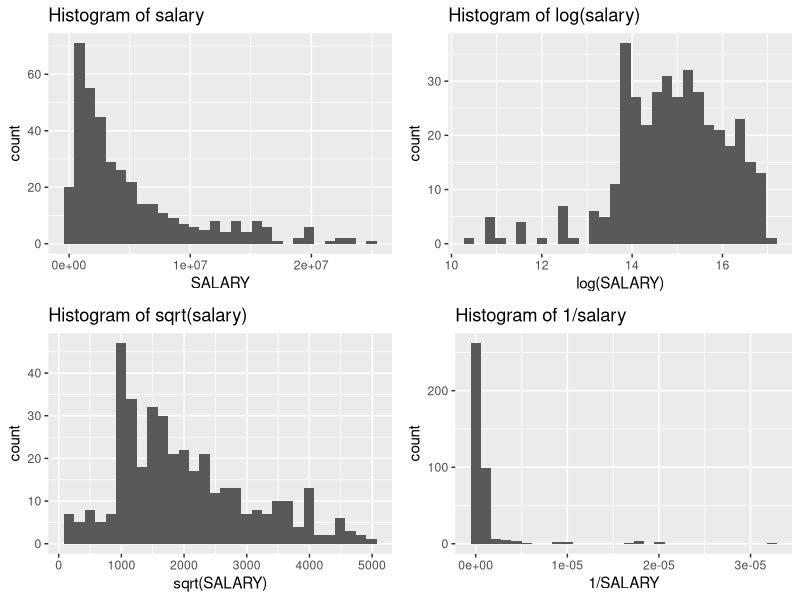
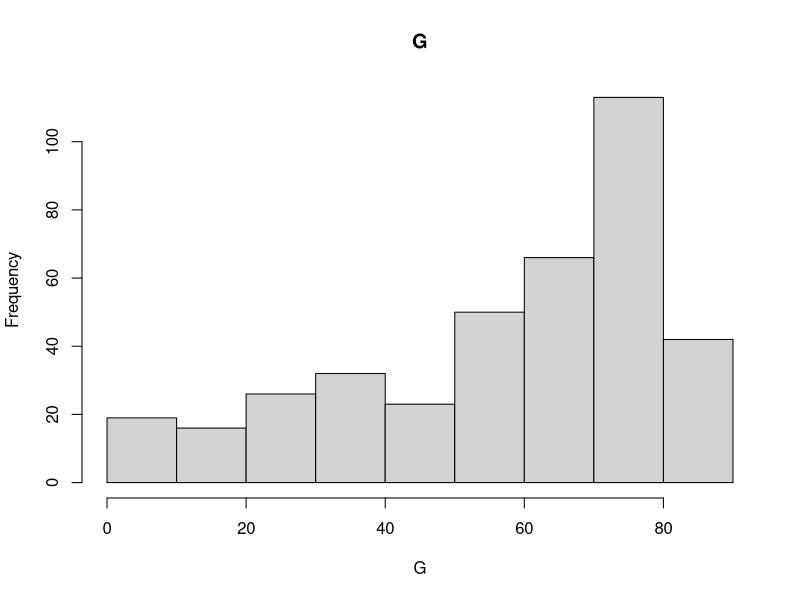
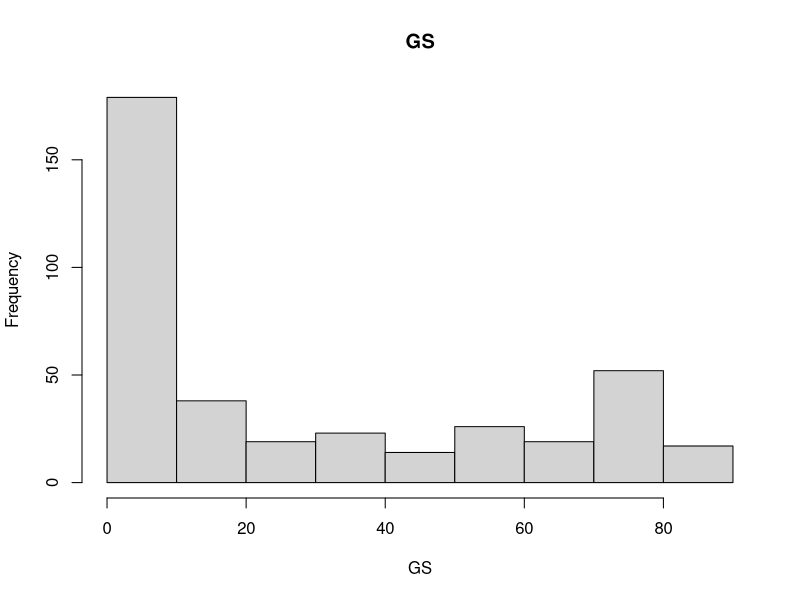
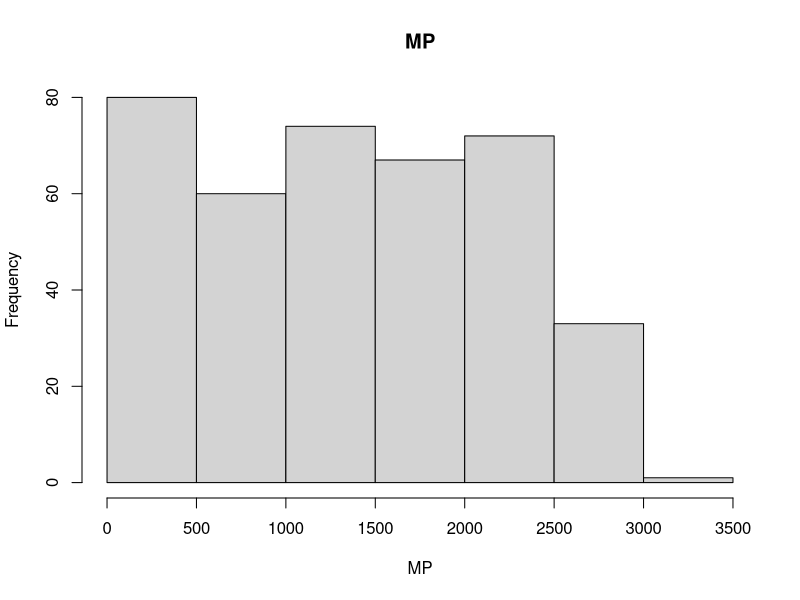
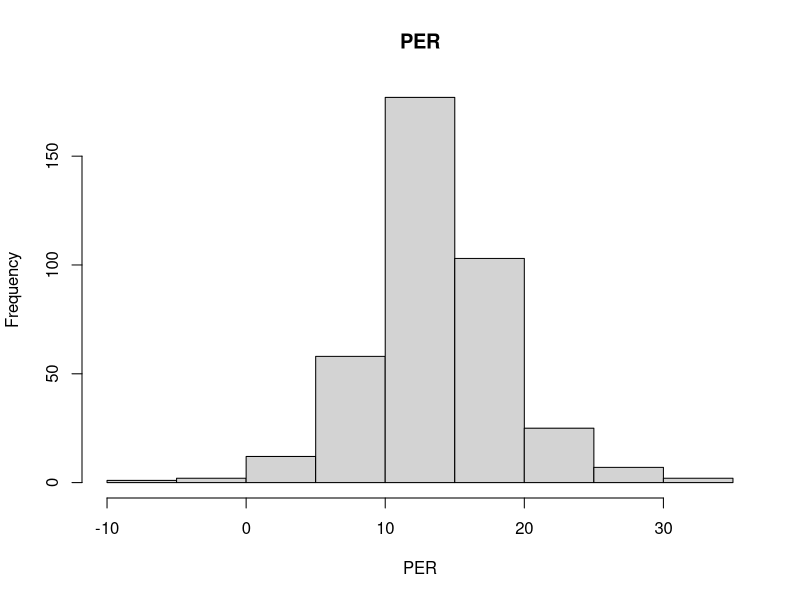
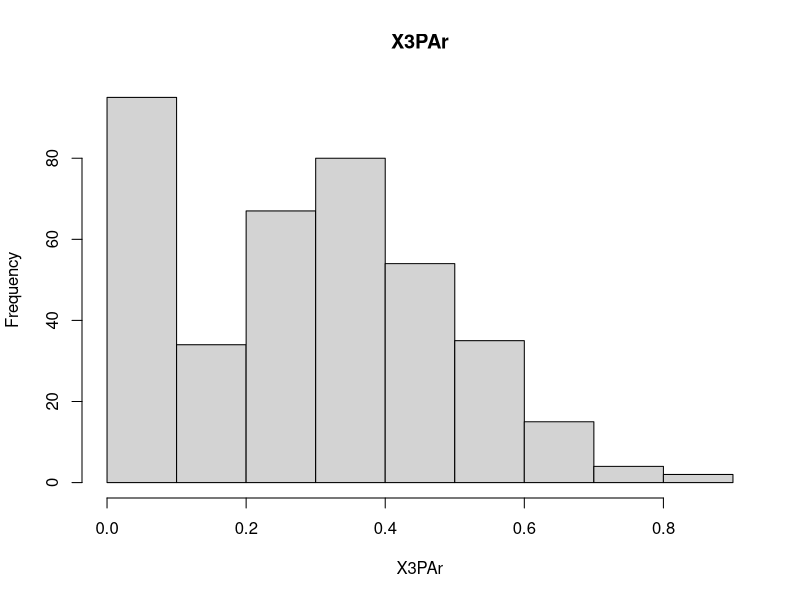
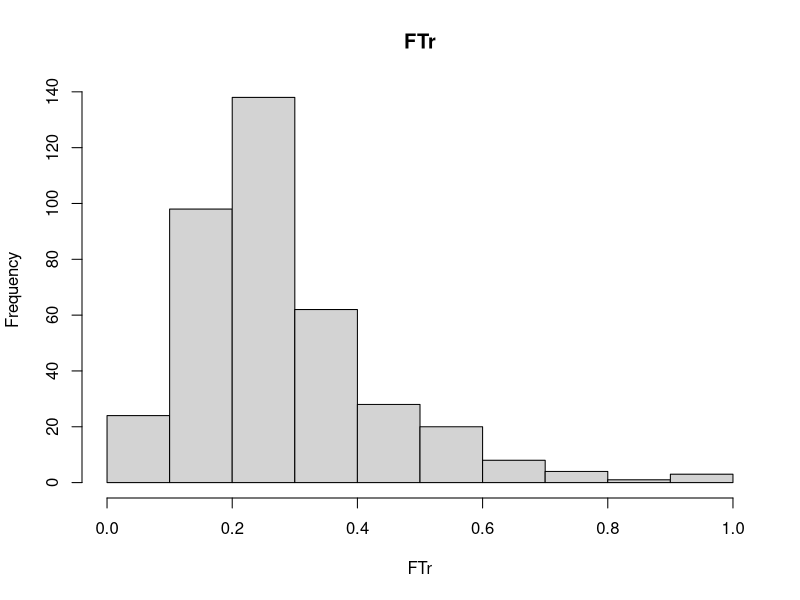
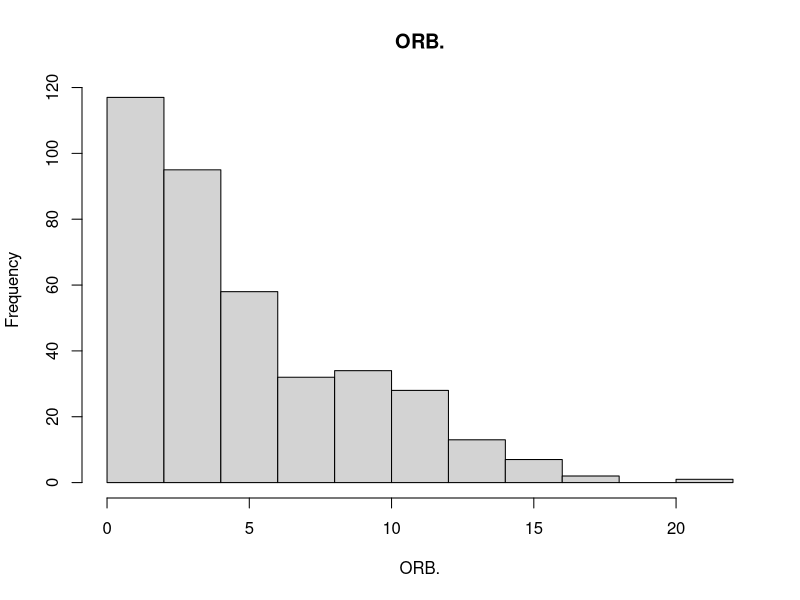

R code for these plots, in order:
## ---- chunk 1
knitr::opts_chunk$set(echo = TRUE)
knitr::opts_chunk$set(tidy.opts=list(width.cutoff=70),tidy=TRUE)
library(tidyverse)
library(GGally)
library(ggplot2)
library(gridExtra)

## ---- chunk 2
player_data <- read.csv("data/PlayerData.csv", row.names = 1)

y_hist = player_data %>% ggplot(aes(x = SALARY)) + geom_histogram() + ggtitle("Histogram of salary")
logy_hist = player_data %>% ggplot(aes(x = log(SALARY))) + geom_histogram() + ggtitle("Histogram of log(salary)")
sqrty_hist = player_data %>% ggplot(aes(x = sqrt(SALARY))) + geom_histogram() + ggtitle("Histogram of sqrt(salary)")
invy_hist = player_data %>% ggplot(aes(x = 1/SALARY)) + geom_histogram() + ggtitle("Histogram of 1/salary")
grid.arrange(y_hist, logy_hist, sqrty_hist, invy_hist, nrow = 2, ncol=2)

## ---- chunk 3
numeric_cols = c("G", "GS", "MP", "PER", "X3PAr", "FTr", "ORB.", "DRB.", "TRB.", "AST.", "STL.", "BLK.", "TOV.", "USG.", "ORtg", "DRtg", "OWS", "DWS", "WS", "WS.48", "OBPM", "DBPM", "BPM", "VORP", "PTS", "TS.")
for (column in numeric_cols){
  #c = sym(column)
  #h = player_data %>% ggplot(aes(x = c)) + geom_histogram() + ggtitle(paste("Histogram of", column))
  hist(player_data[,column], xlab=column, main=column)
}
## ---- chunk 4
numeric_cols = c("G", "GS", "MP", "PER", "X3PAr", "FTr", "ORB.", "DRB.", "TRB.", "AST.", "STL.", "BLK.", "TOV.", "USG.", "ORtg", "DRtg", "OWS", "DWS", "WS", "WS.48", "OBPM", "DBPM", "BPM", "VORP", "PTS", "TS.")
for (column in numeric_cols){
  #c = sym(column)
  #h = player_data %>% ggplot(aes(x = c)) + geom_histogram() + ggtitle(paste("Histogram of", column))
  plot(log(player_data$SALARY), player_data[,column], xlab=column, ylab="Salary", main=column)
}
